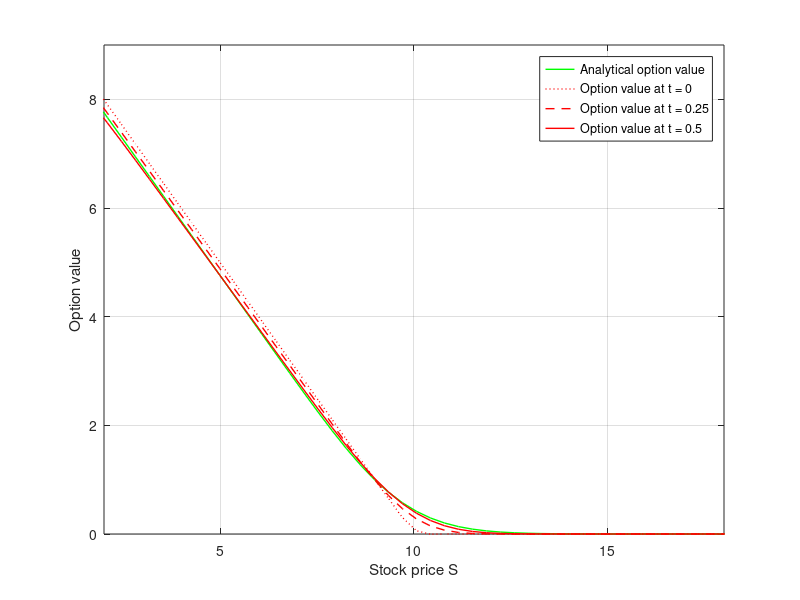

Here is the MATLAB script that generated this plot:
clc;close all; clear all;
X = 10; r = 0.05; sigma = 0.20;
T = 0.5;
N =81;
M = 30;
smin = 1;
smax = 30;
S = linspace(smin,smax,N);
ymin = log(smin);
ymax = log(smax);
dt = T/M;
y = linspace(ymin,ymax,N);
%dy = y(2)-y(1);
dy = log(30)/(N-1);
[call, put] = blsprice(S,X,r,T,sigma);
for j = 1:N
    y(j) = (j-1)*dy;
end
phi = zeros(N,N);
for i = 1:N
    for j = 1:N
        phi(i,j) = sqrt((y(i) - y(j))^2 + (4*dy)^2);
    end
end
L =  zeros(N,N);
Ly =  zeros(N,N);
Lyy =  zeros(N,N);
L = phi;
for i = 1:N
    for j = 1:N
        Ly(i,j) = (y(i)-y(j))/(sqrt((y(i) - y(j))^2 + (4*dy)^2));
    end
end
for i = 1:N
    for j = 1:N
        Lyy(i,j) = 1/sqrt((y(i) - y(j))^2 + (4*dy)^2)-(y(i)-y(j))^2/(sqrt((y(i) - y(j))^2 + (4*dy)^2))^3;
    end
end
P=r*(eye(N))-(0.5*sigma^2)*(pinv(L)*Lyy)-(r-(0.5*sigma^2))*(pinv(L)*Ly);
Uo = max(X-S,0);
alphao = pinv(L)*(Uo');
alpha = zeros(N,1);
Unn = zeros(N,M);
for n = 1:M
    t = n*dt;
    F1 = -dt*P*alphao;
    F2 = -dt*P*(alphao + 0.5*F1);
    alpha = alphao + 0.5*(F1 + F2);
    Un = L*alpha;
    Unn(1,n) = X*exp(-r*t);
    for j=2:N
        Unn(j,n)=Un(j);
    end
    alpha = L\Un;
    alphao = alpha;
end
tmp = 0;
for i = 1:N
    sum = tmp + (abs(put(i)- Un(i)))^2;
    tmp = sum;
end
RMSE = sqrt(sum/N);

figure(1)
plot(S,put,'-g','linewidth',1)
hold on
grid on
legend('Analytical option value')
plot(S,Unn(:,1),':r','linewidth',1)
hold on
legend('Analytical option value','Option value at t = 0')
plot(S,Unn(:,round(M/2)),'--r','linewidth',1)
hold on
legend('Analytical option value','Option value at t = 0','Option value at t = 0.25')
plot(S,Unn(:,M),'-r','linewidth',1)
hold on
legend('Analytical option value','Option value at t = 0','Option value at t = 0.25','Option value at t = 0.5')
axis([2 18 0 9])
hold off
xlabel('Stock price S')
ylabel('Option value')







